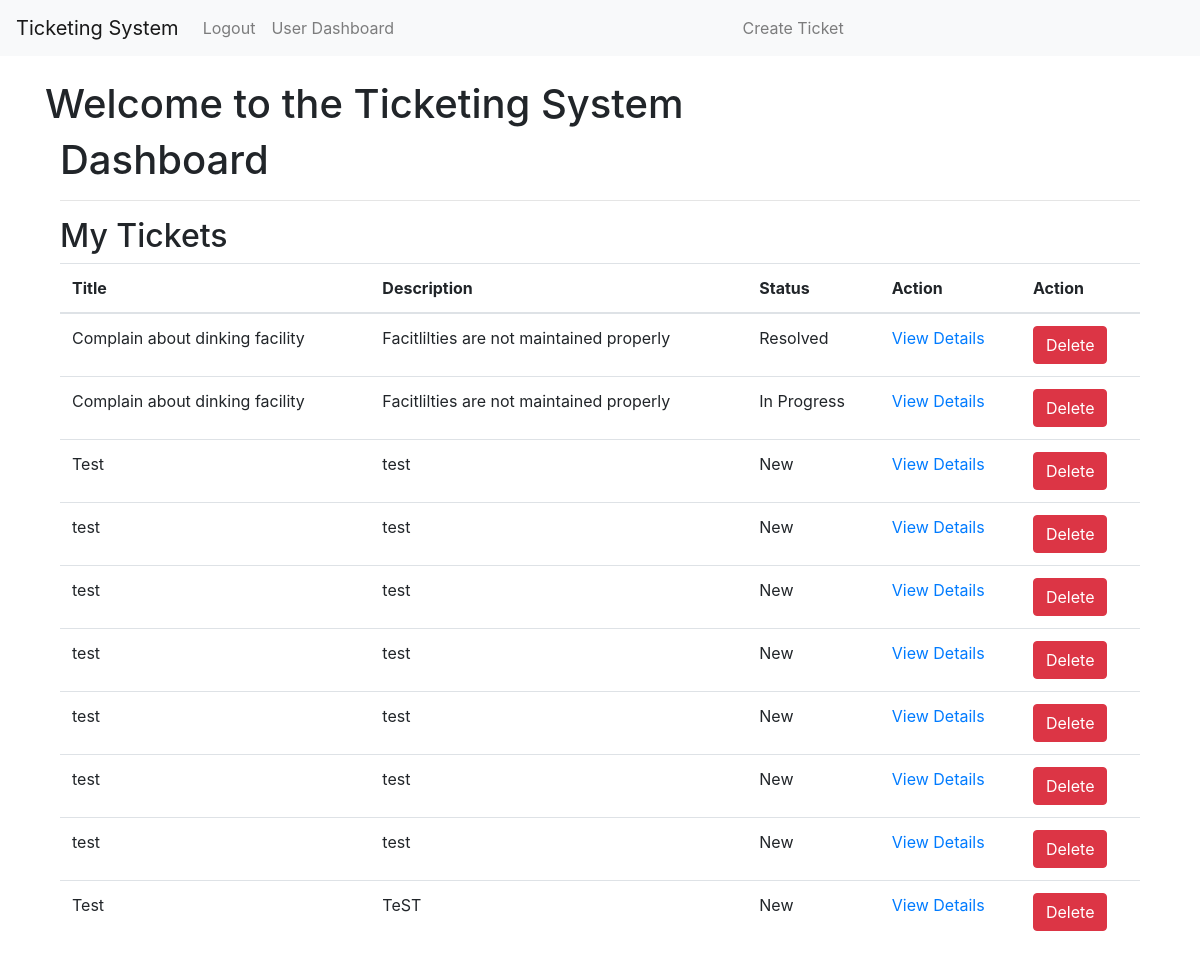
Before: /dashboard (signed in) with the older database file.
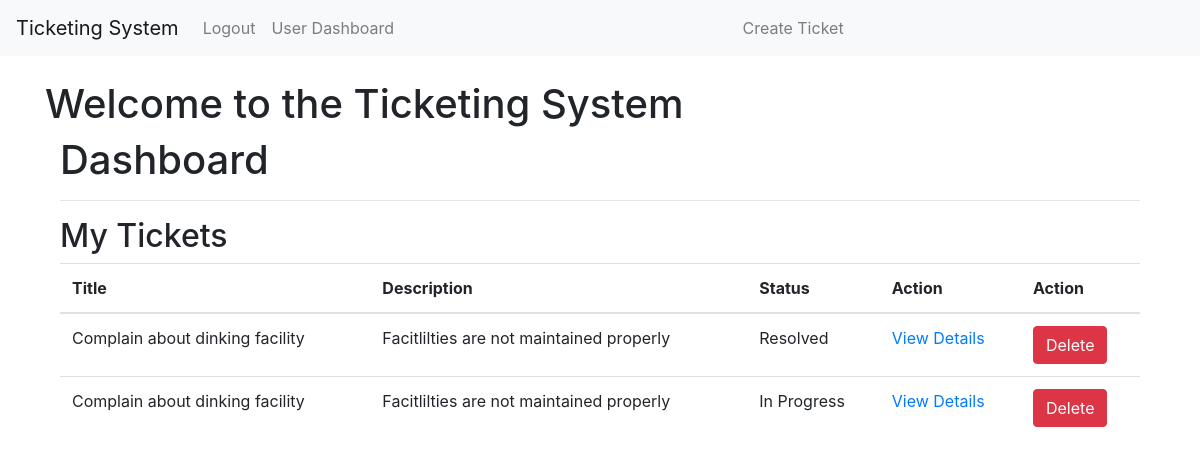
After: the same page with the newer database file.
### app/models.py (models this page shows)
class Ticket(db.Model):
    id = db.Column(db.Integer, primary_key=True)
    title = db.Column(db.String(100), nullable=False)
    description = db.Column(db.Text, nullable=False)
    status = db.Column(db.String(20), default='New')  # Consider using an enum
    creator_id = db.Column(db.Integer, db.ForeignKey('user.id'), nullable=False)
    creator = db.relationship('User', backref='tickets')

### app/__init__.py (the view)
    @app.route('/dashboard')
    @login_required
    def dashboard():
        if current_user.is_hr:
            tickets = Ticket.query.all()  # HR sees all tickets
        else:
            tickets = Ticket.query.filter_by(creator_id=current_user.id)  # Associates see only their tickets
        return render_template('dashboard.html', tickets=tickets)

### app/__init__.py (called while the page is built)
@login_manager.user_loader
def load_user(user_id):
    return User.query.get(int(user_id))

### app/templates/dashboard.html
{% extends 'base.html' %}
{% block content %}
    <div class="container">
        <h1>Dashboard</h1>
        <hr>
        <h2>My Tickets</h2>
        {% if tickets %}
            <table class="table">
                <thead>
                    <tr>
                        <th>Title</th>
                        <th>Description</th>
                        <th>Status</th>
                        <th>Action</th>
                        <th>Action</th>
                    </tr>
                </thead>
                <tbody>
                    {% for ticket in tickets %}
                        <tr>
                            <td>{{ ticket.title }}</td>
                            <td>{{ ticket.description }}</td>
                            <td>{{ ticket.status }}</td>
                            <td>
                                <a href="{{ url_for('view_ticket', ticket_id=ticket.id) }}">View Details</a>
                            </td>
                            <td>
                                <form action="{{ url_for('delete_ticket', ticket_id=ticket.id) }}" method="post">
                                    <button type="submit" class="btn btn-danger">Delete</button>
                                </form>
                            </td>
                        </tr>
                    {% endfor %}
                </tbody>
            </table>
        {% else %}
            <p>No tickets found.</p>
        {% endif %}
    </div>
{% endblock %}

### app/templates/base.html (shortened to what this page needs)
<!DOCTYPE html>
<html lang="en">
<head>
    <link rel="stylesheet" href="https://stackpath.bootstrapcdn.com/bootstrap/4.5.2/css/bootstrap.min.css">
</head>
<body>
    <nav class="navbar navbar-expand-lg navbar-light bg-light">
        <a class="navbar-brand" href="{{ url_for('index') }}">Ticketing System</a>
        <div class="collapse navbar-collapse">
            <ul class="navbar-nav">
                {% if current_user.is_authenticated %}
                    <li class="nav-item">
                        <a class="nav-link" href="{{ url_for('logout') }}">Logout</a>
                    </li>
                    {% if not current_user.is_hr %}
                        <li class="nav-item">
                            <a class="nav-link" href="{{ url_for('dashboard') }}">User Dashboard</a>
                        </li>
                    {% endif %}
                {% endif %}
            </ul>
            <ul class="navbar-nav mr-auto">
                <li class="nav-item">
                    <a class="nav-link" href="{{ url_for('create_ticket') }}">Create Ticket</a>
                </li>
            </ul>
        </div>
    </nav>
    <div class="container mt-4">
        <h1>Welcome to the Ticketing System</h1>
        {% block content %}{% endblock %}
    </div>
</body>
</html>

Changed rows visible on the page:
removed Ticket: title "Test", description "test", status "New"
removed Ticket: title "test", description "test", status "New"
removed Ticket: title "test", description "test", status "New"
removed Ticket: title "test", description "test", status "New"
removed Ticket: title "test", description "test", status "New"
removed Ticket: title "test", description "test", status "New"
removed Ticket: title "test", description "test", status "New"
removed Ticket: title "Test", description "TeST", status "New"
